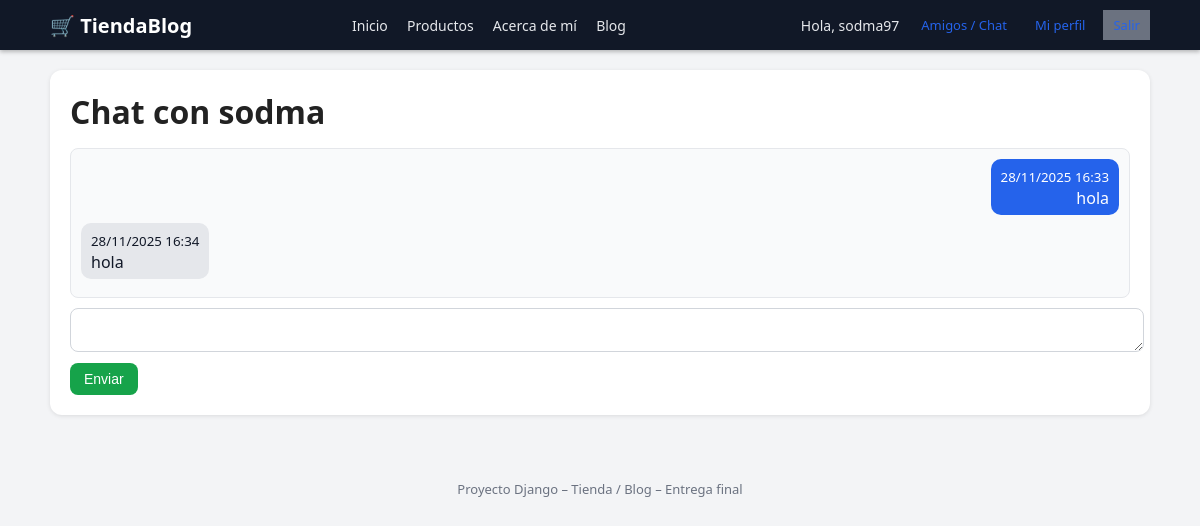
Screenshot of /mensajes/chat/2/ (signed in) with the database file from the repository.
### mensajeria/models.py (models this page shows, shortened)
class ChatMensaje(models.Model):
    de_usuario = models.ForeignKey(
        User,
        on_delete=models.CASCADE,
        related_name="chats_enviados",
    )
    para_usuario = models.ForeignKey(
        User,
        on_delete=models.CASCADE,
        related_name="chats_recibidos",
    )
    texto = models.TextField("Mensaje")
    fecha_envio = models.DateTimeField(auto_now_add=True)
    class Meta:
        verbose_name = "Mensaje de chat"
        verbose_name_plural = "Mensajes de chat"
        ordering = ["fecha_envio"]

### mensajeria/views.py (the view, shortened to what this page needs)
# urls.py: path("chat/<int:amigo_id>/", views.chat_con_amigo, name="chat_con_amigo"),
@login_required
def chat_con_amigo(request, amigo_id):
    amigo = get_object_or_404(User, pk=amigo_id)
    son_amigos = Amistad.objects.filter(usuario=request.user, amigo=amigo).exists()
    if not son_amigos:
        messages.error(request, "Solo puedes chatear con usuarios que tengas como amigos.")
        return redirect("mensajeria:lista_amigos")
    mensajes = ChatMensaje.objects.filter(
        Q(de_usuario=request.user, para_usuario=amigo) |
        Q(de_usuario=amigo, para_usuario=request.user)
    ).order_by("fecha_envio")
    contexto = {
        "amigo": amigo,
        "mensajes": mensajes,
    }
    return render(request, "mensajeria/chat.html", contexto)

### templates/mensajeria/chat.html (shortened to what this page needs)
{% extends "base.html" %}
{% block content %}
<div class="seccion">
    <h1 class="titulo-seccion">Chat con {{ amigo.username }}</h1>
    <div style="max-height: 400px;
                overflow-y: auto;
                border: 1px solid #e5e7eb;
                padding: 10px;
                border-radius: 8px;
                background: #f9fafb;">
        {% if mensajes %}
            {% for m in mensajes %}
                {% if m.de_usuario == request.user %}
                    <div style="margin-bottom: 8px; text-align: right;">
                        <div style="display: inline-block;
                                    padding: 6px 10px;
                                    border-radius: 10px;
                                    background: #2563eb;
                                    color: white;">
                            <small>{{ m.fecha_envio|date:"d/m/Y H:i" }}</small><br>
                            {{ m.texto }}
                        </div>
                    </div>
                {% else %}
                    <div style="margin-bottom: 8px; text-align: left;">
                        <div style="display: inline-block;
                                    padding: 6px 10px;
                                    border-radius: 10px;
                                    background: #e5e7eb;
                                    color: #111827;">
                            <small>{{ m.fecha_envio|date:"d/m/Y H:i" }}</small><br>
                            {{ m.texto }}
                        </div>
                    </div>
                {% endif %}
            {% endfor %}
        {% else %}
            <p class="texto-centrado">No hay mensajes aún. ¡Escribe el primero!</p>
        {% endif %}
    </div>
    <form method="post" style="margin-top: 10px;">
        <textarea name="texto"
                  rows="2"
                  style="width: 100%;
                         border-radius: 8px;
                         border: 1px solid #d1d5db;
                         padding: 6px;"></textarea>
        <button type="submit"
                class="btn btn-resaltado"
                style="margin-top: 6px;">
            Enviar
        </button>
    </form>
</div>
{% endblock %}

### templates/base.html (shortened to what this page needs)
{% load static %}
<!DOCTYPE html>
<html lang="es">
<head>
    <link rel="stylesheet" href="{% static 'css/estilos.css' %}">
</head>
<body>
<header class="header">
    <div class="header-contenido">
        <div class="logo">
            <a href="{% url 'nucleo:inicio' %}">🛒 TiendaBlog</a>
        </div>
        <nav class="nav-principal">
                <a href="{% url 'nucleo:inicio' %}">Inicio</a>
                <a href="{% url 'paginas:lista_paginas' %}">Productos</a>
                <a href="/about/">Acerca de mí</a>
                <a href="{% url 'paginas:blog_inicio' %}">Blog</a>
        </nav>
        <div class="nav-usuario">
            {% if user.is_authenticated %}
                <span class="nav-usuario-nombre">
                    Hola, {{ user.username }}
                </span>
                <a href="{% url 'mensajeria:lista_amigos' %}" class="btn-pequeño">
                    Amigos / Chat
                </a>
                <a href="{% url 'cuentas:perfil' %}" class="btn-pequeño">
                    Mi perfil
                </a>
                <a href="{% url 'cuentas:salir' %}" class="btn-pequeño btn-secundario">
                </a>
            {% endif %}
        </div>
    </div>
</header>
<main class="contenedor-principal">
    {% block content %}{% endblock %}
</main>
<footer class="footer">
    <p>Proyecto Django – Tienda / Blog – Entrega final</p>
</footer>
</body>
</html>

### static/css/estilos.css (style rules this page uses)
body { margin: 0; font-family: system-ui, -apple-system, BlinkMacSystemFont, "Segoe UI", sans-serif; background: #f3f4f6; color: #222; }
a { color: #2563eb; text-decoration: none; }
.contenedor-principal { max-width: 1100px; margin: 20px auto 40px; padding: 0 15px; }
.header { background: #111827; color: white; padding: 10px 0; box-shadow: 0 2px 4px rgba(0,0,0,0.25); }
.header-contenido { max-width: 1100px; margin: 0 auto; padding: 0 15px; display: flex; align-items: center; justify-content: space-between; gap: 15px; }
.logo a { color: white; font-weight: bold; font-size: 20px; }
.nav-principal a { margin-right: 15px; color: #e5e7eb; font-size: 14px; }
.nav-usuario { display: flex; align-items: center; gap: 8px; font-size: 14px; color: #e5e7eb; }
.nav-usuario-nombre { margin-right: 4px; }
.btn, button { display: inline-block; padding: 8px 14px; border-radius: 8px; border: none; background: #2563eb; color: white; font-size: 14px; cursor: pointer; text-decoration: none; }
.btn-secundario { background: #6b7280; }
.btn-resaltado { background: #16a34a; }
.btn-pequeño { font-size: 13px; padding: 6px 10px; }
.seccion { background: white; border-radius: 12px; padding: 20px; box-shadow: 0 1px 4px rgba(0,0,0,0.1); }
.titulo-seccion { margin-top: 0; margin-bottom: 15px; }
.footer { text-align: center; padding: 12px 0 16px; font-size: 13px; color: #6b7280; }

### rows the page displays
ChatMensaje: fecha_envio "28/11/2025 16:33", texto "hola"
ChatMensaje: fecha_envio "28/11/2025 16:34", texto "hola"

### other values shown
{{ user.username }} "sodma97"
{{ amigo.username }} "sodma"
